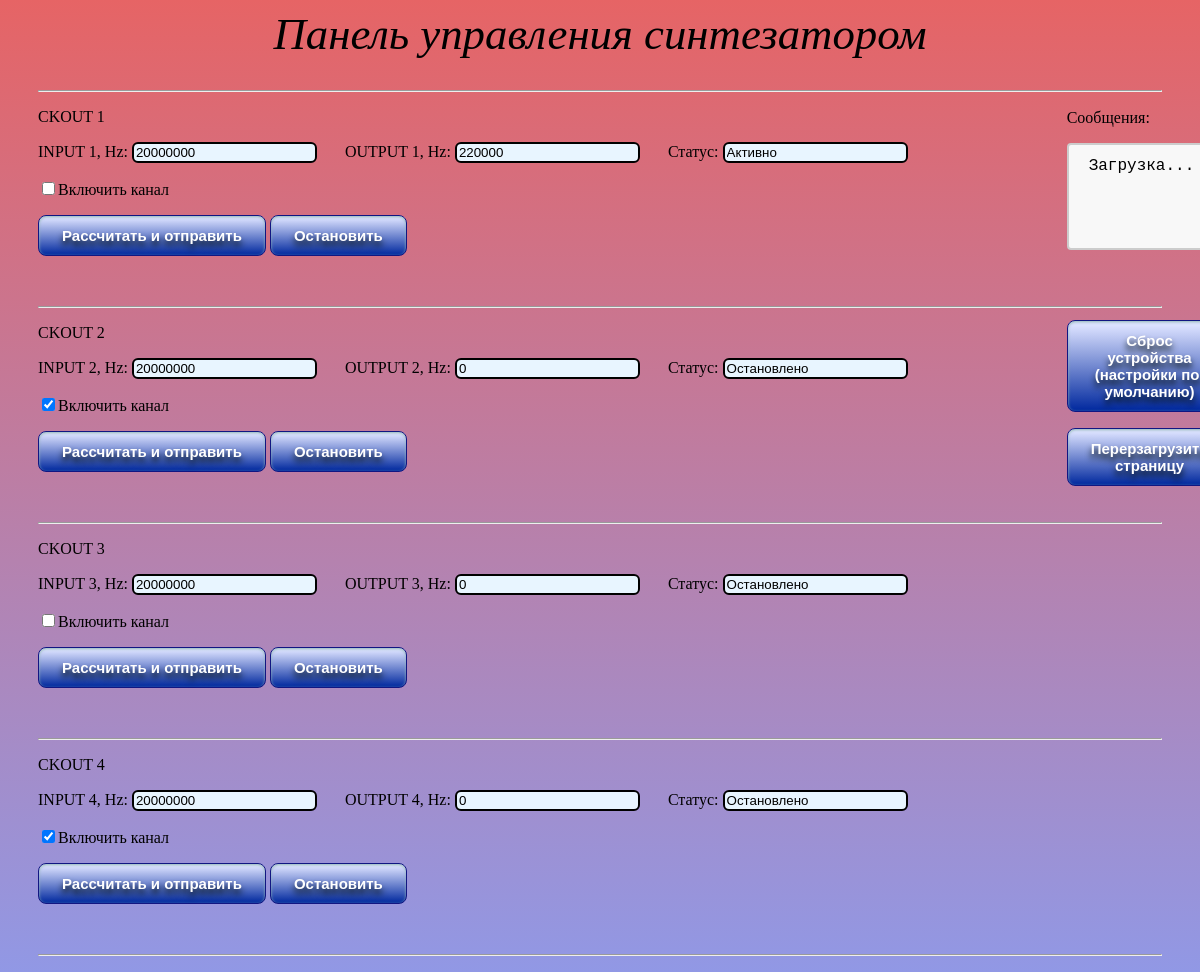
Before: / with the older database file.
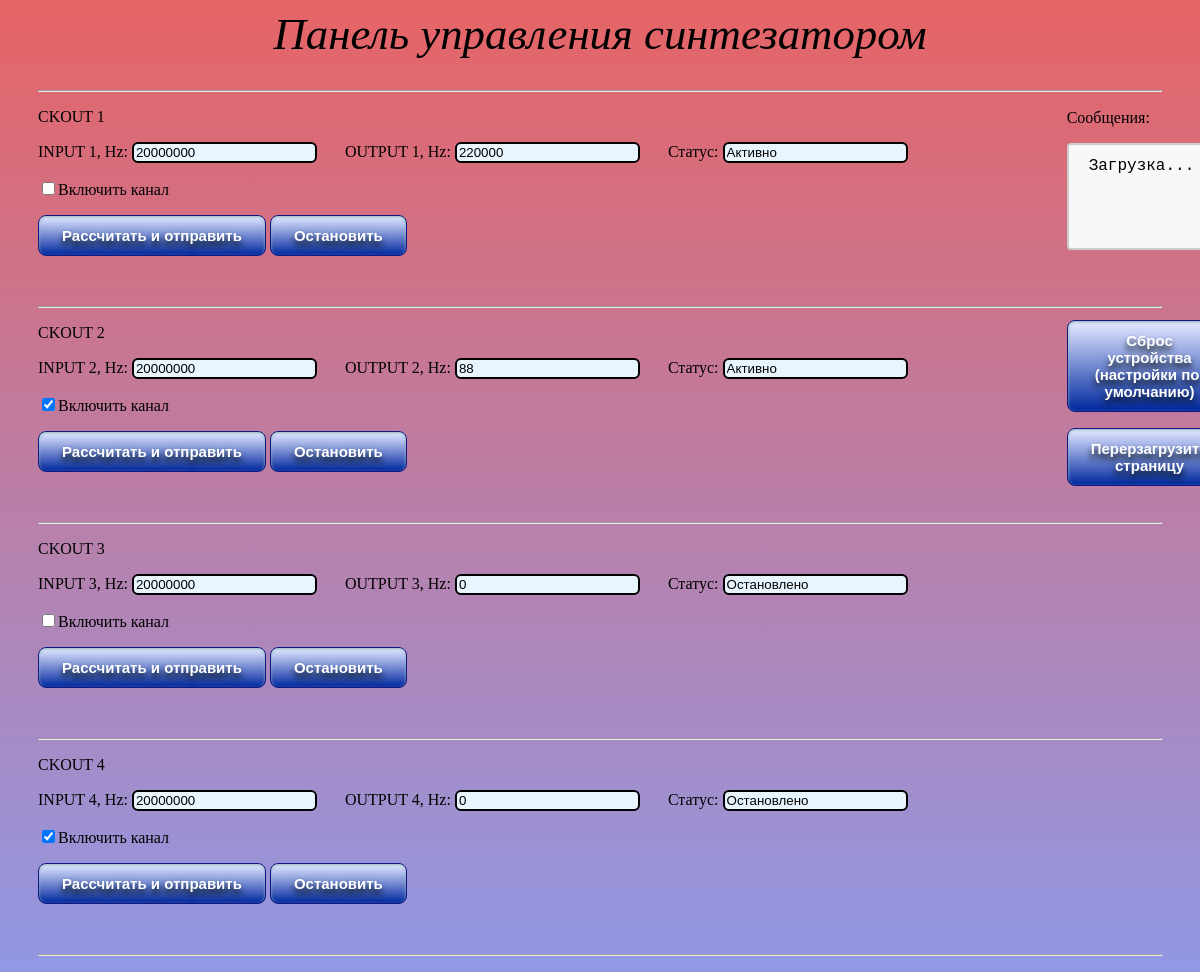
After: the same page with the newer database file.
### core/models.py (models this page shows, shortened)
class Lines(models.Model):
    id = models.IntegerField(primary_key=True)
    input_freq = models.IntegerField(blank=True, null=True)
    output_freq = models.IntegerField(blank=True, null=True)
    status = models.CharField(blank=True, max_length=500)
    turn_on = models.BooleanField(default=False)
    default_input_freq = models.IntegerField(blank=True, null=True)
    default_output_freq = models.IntegerField(blank=True, null=True)
    default_status = models.CharField(blank=True, max_length=500)
    default_turn_on = models.BooleanField(default=False)

### core/views.py (the view)
# urls.py: path('', show_main_page, name='show_main_page'),
def show_main_page(request):  # Используется при загрузке страницы
    global status
    content = Lines.objects.all()
    status = ['OK']
    return render(request, 'core/Main_page.html', {'Lines':content})

### core/templates/core/Main_page.html (shortened to what this page needs)
<html>
    <head>
    </head>
    <body>
        <h1 style="text-align: center;">Панель управления синтезатором</h1>
        <p><p><hr>
            <div id="cnt">
            {% for line in Lines %}
                <p>CKOUT {{line.id}}</p>
                <form id="form{{line.id}}" autocomplete="off" style="display:inline">
                    <p>INPUT {{line.id}}, Hz: <input id="input" type="text" readonly name="input_freq" placeholder="{{line.input_freq}}" value="{{line.input_freq}}"> &nbsp; &nbsp; &nbsp;
                    OUTPUT {{line.id}}, Hz: <input id="output" type="text" name="output_freq" placeholder="{{line.output_freq}}" value="{{line.output_freq}}"> &nbsp; &nbsp; &nbsp;
                    Статус: <input type="text" readonly name="status" value="{{line.status}}"> </p>
                    {% if line.turn_on == 1%}
                        <p><input type="checkbox" name="turn_on" checked onclick="turn('form{{line.id}}')" >Включить канал</p>
                    {% else %}
                        <p><input type="checkbox" name="turn_on" onclick="turn('form{{line.id}}')" >Включить канал</p>
                    {% endif %}
                    <button id="button" type="button" name="edit" value="{{line.id}}" onclick="edit_page('form{{line.id}}')">Рассчитать и отправить</button>
                </form>
                <button name="stop" type="button" onclick="stop_page(this.value, this.name)" value="{{line.id}}" style="display:inline">Остановить</button>
                <p><br></p>
                <hr>
            {%endfor%}
            </div>
            <form  style = "position:fixed; left:800pt; top:70pt;">
                <p >Сообщения:</p>
                <textarea id="frequency" readonly>Загрузка...</textarea>
            </form>
            <div style = "position:fixed; left:800pt; top:240pt;">
            <button onclick="install_default()">Сброс устройства (настройки по-умолчанию)</button>
            <button onclick="refresh_page()">Перерзагрузить страницу</button>
            </div>
    </body>
</html>

### core/templates/core/Main_page.html (style rules this page uses)
body { background: linear-gradient(#e66465, #9198e5); padding-left: 30px; padding-right: 30px; }
h1 { font: italic 2.8em "Fira Sans", serif; }
button { box-shadow:inset 0px 1px 3px 0px #91b8b3; background:linear-gradient(to bottom, #dbe1ff 5%, #00289e 100%); background-color:#dbe1ff; border-radius:8px; border:1px solid #111682; display:inline-block; cursor:pointer; color:#ffffff; font-family:Arial; font-size:15px; font-weight:bold; padding:11px 23px; text-decoration:none; text-shadow:0px 5px 6px #040f0d; }
input[type=text] { border: 2px solid black; border-radius: 6px; background-color: #E8F5FF; }
textarea { width: 500pt; height: 80pt; padding: 12px 20px; box-sizing: border-box; border: 2px solid #ccc; border-radius: 4px; background-color: #f8f8f8; font-size: 16px; resize: none; }
p { font-family:verdana; }
input::placeholder { color: #666666; font-size: 1.1em; font-style: italic; }

Changed rows visible on the page:
changed Lines id 2: output_freq "0" → "88"; status "Остановлено" → "Активно"
